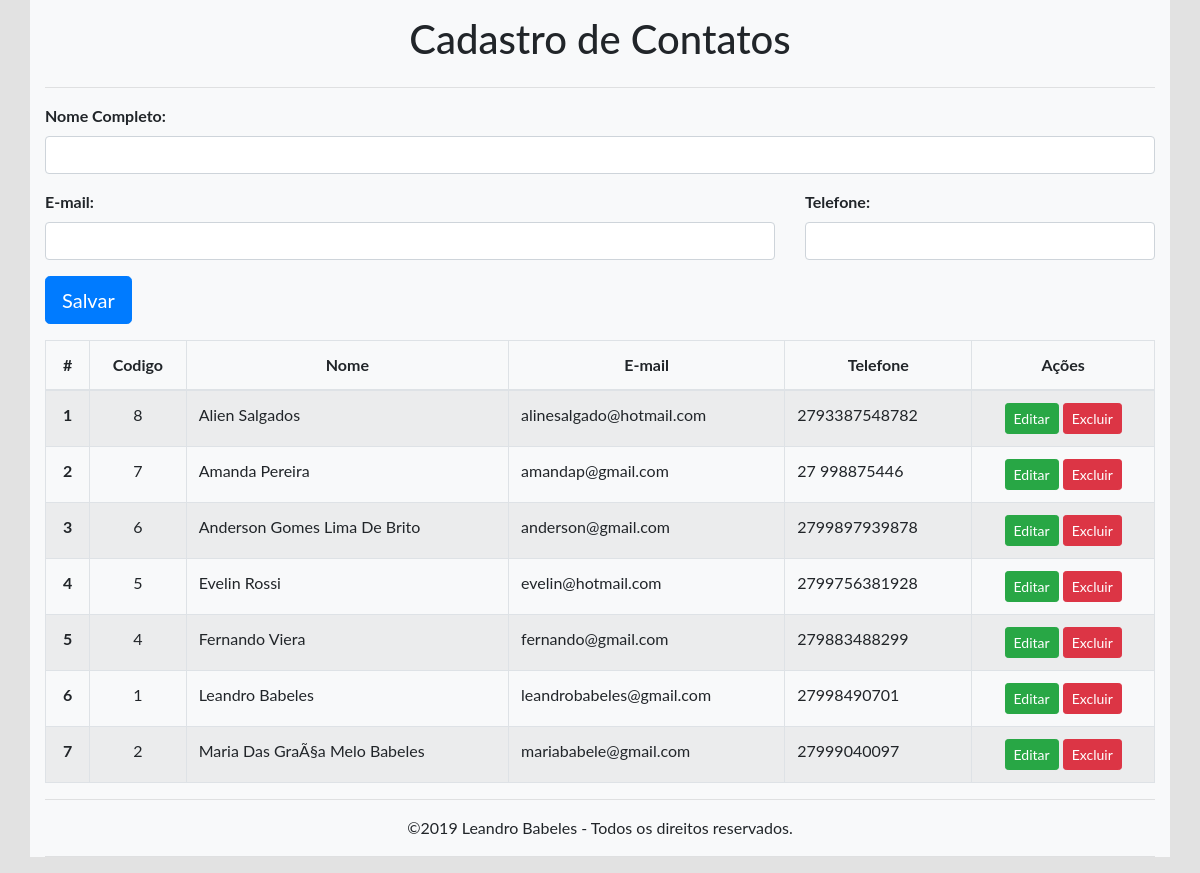
The page / on the database its author committed.
### tables this page shows
CREATE TABLE `contato` (
  `cto_iduni` int(11) NOT NULL,
  `cto_nm` varchar(100) NOT NULL,
  `cto_dceml` varchar(100) NOT NULL,
  `cto_nrtel` varchar(13) NOT NULL
);

### contato.class.php (called while the page is built, shortened)
<?php
class Contato {
    private $pdo;
    public function __construct() {
        $this->pdo = new PDO("mysql:dbname=contato;host=localhost", "root", "");
    }
    public function todosContatos() {
        $sql = $this->pdo->query("SELECT * FROM contato ORDER BY cto_nm");
        if ($sql->rowCount() > 0) {
            return $sql->fetchAll();
        } else {
            return array();
        }
    }
}

### index.php (the view, shortened to what this page needs)
<?php
include './contato.class.php';
$contato = new Contato();
?>
<!DOCTYPE html>
<html>
    <head>
        <link rel="stylesheet" href="assets/css/bootstrap.min.css"/>
        <link rel="stylesheet" href="assets/css/estilo.css"/>
    </head>
    <body>
        <div class="container badge-light">
            <div class="row">
                <div class="col-md-12">
                    <h1>Cadastro de Contatos</h1>
                </div>
            </div>
            <hr>
            <form method="POST" action="adicionar-contato.php">
                <div class="row">
                    <div class="col-md-12">
                        <div class="form-group">
                            <label for="cto_nm"><strong>Nome Completo:</strong></label>
                            <input class="form-control" type="text" name="cto_nm" id="cto_nm" required=""/>
                        </div>
                    </div>
                </div>
                <div class="row">
                    <div class="col-md-8">
                        <div class="form-group">
                            <label for="cto_dceml"><strong>E-mail:</strong></label>
                            <input class="form-control" type="email" name="cto_dceml" id="cto_dceml" required=""/>
                        </div>
                    </div>
                    <div class="col-md-4">
                        <div class="form-group">
                            <label for="cto_nrtel"><strong>Telefone:</strong></label>
                            <input class="form-control" type="tel" name="cto_nrtel" id="cto_nrtel" required=""/>
                        </div>
                    </div>
                </div>
                <div class="form-group">
                    <button type="submit" class="btn btn-primary btn-lg">Salvar</button>
                </div>
            </form>
            <table class="table table-bordered table-striped table-hover">
                <thead>
                    <tr>
                        <th scope="col">#</th>
                        <th scope="col">Codigo</th>
                        <th scope="col">Nome</th>
                        <th scope="col">E-mail</th>
                        <th scope="col">Telefone</th>
                        <th scope="col">Ações</th>
                    </tr>
                </thead>
                <tbody>
                <?php $c = 0; foreach ($contato->todosContatos() as $row): ?>
                    <tr>
                        <th scope="row"><?=$c = $c + 1?></th>
                        <td style="text-align: center;"><?=$row['cto_iduni']?></td>
                        <td><?=$row['cto_nm']?></td>
                        <td><?=$row['cto_dceml']?></td>
                        <td><?=$row['cto_nrtel']?></td>
                        <td style="text-align: center;">
                            <a class="btn btn-success btn-sm" href="editar-contato.php?cto_iduni=<?=$row['cto_iduni']?>">Editar</a>
                            <a class="btn btn-danger btn-sm" href="excluir-contato.php?cto_iduni=<?=$row['cto_iduni']?>">Excluir</a>
                        </td>
                    </tr>
                <?php endforeach; ?>
                </tbody>
            </table>
            <hr>
            <p>©<?=date("Y")?> Leandro Babeles - Todos os direitos reservados.</p>
            <hr>
        </div>
    </body>
</html>

### assets/css/estilo.css (style rules this page uses)
body { background-color:#e2e2e2; font-family: 'Lato'; }
h1 { text-align: center; margin-top: 15px; }
th { text-align: center; }
table { margin-bottom: 15px; }
p { text-align: center; }

### rows shown on the page
contato: c "1", cto_iduni "8", cto_nm "Alien Salgados", cto_dceml "alinesalgado@hotmail.com", cto_nrtel "2793387548782"
contato: c "2", cto_iduni "7", cto_nm "Amanda Pereira", cto_dceml "amandap@gmail.com", cto_nrtel "27 998875446"
contato: c "3", cto_iduni "6", cto_nm "Anderson Gomes Lima De Brito", cto_dceml "anderson@gmail.com", cto_nrtel "2799897939878"
contato: c "4", cto_iduni "5", cto_nm "Evelin Rossi", cto_dceml "evelin@hotmail.com", cto_nrtel "2799756381928"
contato: c "5", cto_iduni "4", cto_nm "Fernando Viera", cto_dceml "fernando@gmail.com", cto_nrtel "279883488299"
contato: c "6", cto_iduni "1", cto_nm "Leandro Babeles", cto_dceml "leandrobabeles@gmail.com", cto_nrtel "27998490701"
contato: c "7", cto_iduni "2", cto_nm "Maria Das GraÃ§a Melo Babeles", cto_dceml "mariababele@gmail.com", cto_nrtel "27999040097"
